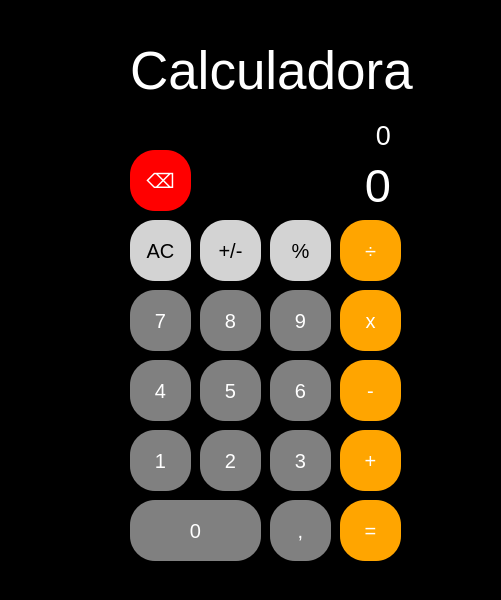
<?xml version="1.0" encoding="UTF-8"?>
<ui version="4.0">
 <class>calculadora</class>
 <widget class="QMainWindow" name="calculadora">
  <property name="geometry">
   <rect>
    <x>0</x>
    <y>0</y>
    <width>501</width>
    <height>600</height>
   </rect>
  </property>
  <property name="windowTitle">
   <string>MainWindow</string>
  </property>
  <property name="styleSheet">
   <string notr="true">#centralwidget{
	background: black;
}

.QLabel{
	color: white;
}

.QPushButton{
color:white;	
background-color: gray;
border-radius: 25px
}

.QPushButton::hover{
color:white;
background-color: black
	
}

#btn_igual, #btn_mais, #btn_menos, #btn_vezes, #btn_divi{
color: white;	
background-color: orange;
}

#btn_igual::hover, #btn_mais::hover, #btn_menos::hover, #btn_vezes::hover, #btn_divi::hover{
color: white;	
background-color: darkorange;
}

#btn_clear, #btn_invert, #btn_porcen{
color: black;
background-color: lightgray;
}

#btn_clear::hover, #btn_invert::hover, #btn_porcen::hover{
color: black;
background-color: darkgray;
}

#btn_apagar{
color: white;
background-color: red;
}


#btn_apagar::hover{
color: white;
background-color: darkred;
}</string>
  </property>
  <widget class="QWidget" name="centralwidget">
   <widget class="QPushButton" name="btn_1">
    <property name="geometry">
     <rect>
      <x>130</x>
      <y>430</y>
      <width>61</width>
      <height>61</height>
     </rect>
    </property>
    <property name="font">
     <font>
      <pointsize>15</pointsize>
     </font>
    </property>
    <property name="text">
     <string>1</string>
    </property>
    <property name="shortcut">
     <string>1</string>
    </property>
   </widget>
   <widget class="QPushButton" name="btn_4">
    <property name="geometry">
     <rect>
      <x>130</x>
      <y>360</y>
      <width>61</width>
      <height>61</height>
     </rect>
    </property>
    <property name="font">
     <font>
      <pointsize>15</pointsize>
     </font>
    </property>
    <property name="text">
     <string>4</string>
    </property>
    <property name="shortcut">
     <string>4</string>
    </property>
   </widget>
   <widget class="QPushButton" name="btn_vezes">
    <property name="geometry">
     <rect>
      <x>340</x>
      <y>290</y>
      <width>61</width>
      <height>61</height>
     </rect>
    </property>
    <property name="font">
     <font>
      <pointsize>15</pointsize>
     </font>
    </property>
    <property name="text">
     <string>x</string>
    </property>
    <property name="shortcut">
     <string>*</string>
    </property>
   </widget>
   <widget class="QPushButton" name="btn_mais">
    <property name="geometry">
     <rect>
      <x>340</x>
      <y>430</y>
      <width>61</width>
      <height>61</height>
     </rect>
    </property>
    <property name="font">
     <font>
      <pointsize>15</pointsize>
     </font>
    </property>
    <property name="text">
     <string>+</string>
    </property>
    <property name="shortcut">
     <string>+</string>
    </property>
   </widget>
   <widget class="QPushButton" name="btn_8">
    <property name="geometry">
     <rect>
      <x>200</x>
      <y>290</y>
      <width>61</width>
      <height>61</height>
     </rect>
    </property>
    <property name="font">
     <font>
      <pointsize>15</pointsize>
     </font>
    </property>
    <property name="text">
     <string>8</string>
    </property>
    <property name="shortcut">
     <string>8</string>
    </property>
   </widget>
   <widget class="QPushButton" name="btn_2">
    <property name="geometry">
     <rect>
      <x>200</x>
      <y>430</y>
      <width>61</width>
      <height>61</height>
     </rect>
    </property>
    <property name="font">
     <font>
      <pointsize>15</pointsize>
     </font>
    </property>
    <property name="text">
     <string>2</string>
    </property>
    <property name="shortcut">
     <string>2</string>
    </property>
   </widget>
   <widget class="QPushButton" name="btn_3">
    <property name="geometry">
     <rect>
      <x>270</x>
      <y>430</y>
      <width>61</width>
      <height>61</height>
     </rect>
    </property>
    <property name="font">
     <font>
      <pointsize>15</pointsize>
     </font>
    </property>
    <property name="text">
     <string>3</string>
    </property>
    <property name="shortcut">
     <string>3</string>
    </property>
   </widget>
   <widget class="QPushButton" name="btn_menos">
    <property name="geometry">
     <rect>
      <x>340</x>
      <y>360</y>
      <width>61</width>
      <height>61</height>
     </rect>
    </property>
    <property name="font">
     <font>
      <pointsize>15</pointsize>
     </font>
    </property>
    <property name="text">
     <string>-</string>
    </property>
    <property name="shortcut">
     <string>-</string>
    </property>
   </widget>
   <widget class="QPushButton" name="btn_9">
    <property name="geometry">
     <rect>
      <x>270</x>
      <y>290</y>
      <width>61</width>
      <height>61</height>
     </rect>
    </property>
    <property name="font">
     <font>
      <pointsize>15</pointsize>
     </font>
    </property>
    <property name="text">
     <string>9</string>
    </property>
    <property name="shortcut">
     <string>9</string>
    </property>
   </widget>
   <widget class="QPushButton" name="btn_6">
    <property name="geometry">
     <rect>
      <x>270</x>
      <y>360</y>
      <width>61</width>
      <height>61</height>
     </rect>
    </property>
    <property name="font">
     <font>
      <pointsize>15</pointsize>
     </font>
    </property>
    <property name="text">
     <string>6</string>
    </property>
    <property name="shortcut">
     <string>6</string>
    </property>
   </widget>
   <widget class="QPushButton" name="btn_5">
    <property name="geometry">
     <rect>
      <x>200</x>
      <y>360</y>
      <width>61</width>
      <height>61</height>
     </rect>
    </property>
    <property name="font">
     <font>
      <pointsize>15</pointsize>
     </font>
    </property>
    <property name="text">
     <string>5</string>
    </property>
    <property name="shortcut">
     <string>5</string>
    </property>
   </widget>
   <widget class="QPushButton" name="btn_7">
    <property name="geometry">
     <rect>
      <x>130</x>
      <y>290</y>
      <width>61</width>
      <height>61</height>
     </rect>
    </property>
    <property name="font">
     <font>
      <pointsize>15</pointsize>
     </font>
    </property>
    <property name="text">
     <string>7</string>
    </property>
    <property name="shortcut">
     <string>7</string>
    </property>
   </widget>
   <widget class="QPushButton" name="btn_divi">
    <property name="geometry">
     <rect>
      <x>340</x>
      <y>220</y>
      <width>61</width>
      <height>61</height>
     </rect>
    </property>
    <property name="font">
     <font>
      <pointsize>15</pointsize>
     </font>
    </property>
    <property name="text">
     <string>÷</string>
    </property>
    <property name="shortcut">
     <string>/</string>
    </property>
   </widget>
   <widget class="QPushButton" name="btn_porcen">
    <property name="geometry">
     <rect>
      <x>270</x>
      <y>220</y>
      <width>61</width>
      <height>61</height>
     </rect>
    </property>
    <property name="font">
     <font>
      <pointsize>15</pointsize>
     </font>
    </property>
    <property name="text">
     <string>%</string>
    </property>
    <property name="shortcut">
     <string>%</string>
    </property>
   </widget>
   <widget class="QPushButton" name="btn_clear">
    <property name="geometry">
     <rect>
      <x>130</x>
      <y>220</y>
      <width>61</width>
      <height>61</height>
     </rect>
    </property>
    <property name="font">
     <font>
      <pointsize>15</pointsize>
     </font>
    </property>
    <property name="text">
     <string>AC</string>
    </property>
    <property name="shortcut">
     <string>Del</string>
    </property>
   </widget>
   <widget class="QPushButton" name="btn_invert">
    <property name="geometry">
     <rect>
      <x>200</x>
      <y>220</y>
      <width>61</width>
      <height>61</height>
     </rect>
    </property>
    <property name="font">
     <font>
      <pointsize>15</pointsize>
     </font>
    </property>
    <property name="text">
     <string>+/-</string>
    </property>
   </widget>
   <widget class="QPushButton" name="btn_igual">
    <property name="geometry">
     <rect>
      <x>340</x>
      <y>500</y>
      <width>61</width>
      <height>61</height>
     </rect>
    </property>
    <property name="font">
     <font>
      <pointsize>15</pointsize>
     </font>
    </property>
    <property name="styleSheet">
     <string notr="true"/>
    </property>
    <property name="text">
     <string>=</string>
    </property>
    <property name="shortcut">
     <string>Return</string>
    </property>
   </widget>
   <widget class="QPushButton" name="btn_virg">
    <property name="geometry">
     <rect>
      <x>270</x>
      <y>500</y>
      <width>61</width>
      <height>61</height>
     </rect>
    </property>
    <property name="font">
     <font>
      <pointsize>15</pointsize>
     </font>
    </property>
    <property name="text">
     <string>,</string>
    </property>
    <property name="shortcut">
     <string>,</string>
    </property>
   </widget>
   <widget class="QPushButton" name="btn_0">
    <property name="geometry">
     <rect>
      <x>130</x>
      <y>500</y>
      <width>131</width>
      <height>61</height>
     </rect>
    </property>
    <property name="font">
     <font>
      <pointsize>15</pointsize>
     </font>
    </property>
    <property name="text">
     <string>0</string>
    </property>
    <property name="shortcut">
     <string>0</string>
    </property>
   </widget>
   <widget class="QLabel" name="title">
    <property name="geometry">
     <rect>
      <x>130</x>
      <y>30</y>
      <width>291</width>
      <height>81</height>
     </rect>
    </property>
    <property name="font">
     <font>
      <pointsize>40</pointsize>
     </font>
    </property>
    <property name="text">
     <string>Calculadora</string>
    </property>
   </widget>
   <widget class="QLabel" name="display">
    <property name="geometry">
     <rect>
      <x>200</x>
      <y>150</y>
      <width>191</width>
      <height>71</height>
     </rect>
    </property>
    <property name="sizePolicy">
     <sizepolicy hsizetype="Preferred" vsizetype="Preferred">
      <horstretch>0</horstretch>
      <verstretch>0</verstretch>
     </sizepolicy>
    </property>
    <property name="font">
     <font>
      <pointsize>35</pointsize>
     </font>
    </property>
    <property name="layoutDirection">
     <enum>Qt::LeftToRight</enum>
    </property>
    <property name="lineWidth">
     <number>1</number>
    </property>
    <property name="text">
     <string>0</string>
    </property>
    <property name="alignment">
     <set>Qt::AlignRight|Qt::AlignTrailing|Qt::AlignVCenter</set>
    </property>
   </widget>
   <widget class="QPushButton" name="btn_apagar">
    <property name="geometry">
     <rect>
      <x>130</x>
      <y>150</y>
      <width>61</width>
      <height>61</height>
     </rect>
    </property>
    <property name="font">
     <font>
      <pointsize>15</pointsize>
     </font>
    </property>
    <property name="text">
     <string>⌫</string>
    </property>
    <property name="shortcut">
     <string>Backspace</string>
    </property>
   </widget>
   <widget class="QLabel" name="display2">
    <property name="geometry">
     <rect>
      <x>180</x>
      <y>120</y>
      <width>211</width>
      <height>31</height>
     </rect>
    </property>
    <property name="sizePolicy">
     <sizepolicy hsizetype="Preferred" vsizetype="Preferred">
      <horstretch>0</horstretch>
      <verstretch>0</verstretch>
     </sizepolicy>
    </property>
    <property name="font">
     <font>
      <pointsize>20</pointsize>
     </font>
    </property>
    <property name="layoutDirection">
     <enum>Qt::LeftToRight</enum>
    </property>
    <property name="lineWidth">
     <number>1</number>
    </property>
    <property name="text">
     <string>0</string>
    </property>
    <property name="alignment">
     <set>Qt::AlignRight|Qt::AlignTrailing|Qt::AlignVCenter</set>
    </property>
   </widget>
  </widget>
 </widget>
 <resources/>
 <connections/>
</ui>
